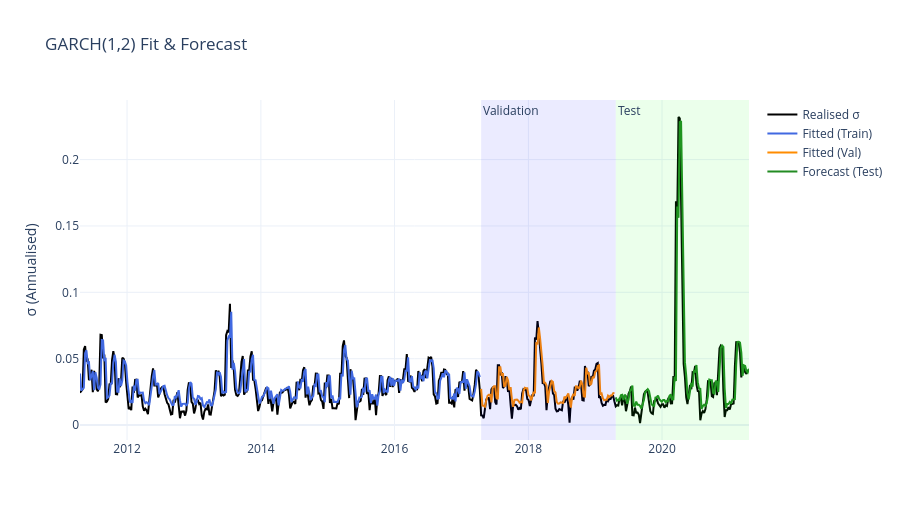

Write notebook code for a chart like this one.
### Code cell
# ===================================================================
# Rolling volatility (roll_vol): GARCH grid search + out-of-sample forecast
# Note: append new observations with their true timestamps
# ===================================================================

# 1) Split data into train / validation / test segments
dates = roll_vol.index
T     = len(roll_vol)
cut_tr = int(0.6 * T)
cut_va = int(0.8 * T)

σ_tr = roll_vol.iloc[:cut_tr]
σ_va = roll_vol.iloc[cut_tr:cut_va]
σ_te = roll_vol.iloc[cut_va:]

# scale by 100 for arch
sc_tr = σ_tr * 100
sc_va = σ_va * 100

# 2) Grid search over p, q <= 3 using validation RMSE
cands, rmse_va = [(p,q) for p in range(1,4) for q in range(1,4)], {}

for p,q in cands:
    preds = []
    hist  = sc_tr.copy()

    for dt, σ_next in sc_va.items():                     # loop over timestamps
        mdl = arch_model(hist, p=p, q=q, mean="Zero", vol="Garch", rescale=False)
        res = mdl.fit(disp="off")
        f   = res.forecast(horizon=1, reindex=False)
        σ_hat = np.sqrt(f.variance["h.1"].iloc[-1])      # still x100
        preds.append(σ_hat/100)                          # back to scale 1
        # append new observation using its true timestamp
        hist = pd.concat([hist, pd.Series([σ_next], index=[dt])])

    rmse_va[(p,q)] = np.sqrt(mean_squared_error(σ_va, preds))

best_p, best_q = min(rmse_va, key=rmse_va.get)
print(f"The Best GARCH configuration is : ({best_p},{best_q})  \n- RMSE on Validation Set = {rmse_va[(best_p,best_q)]:.4f}")

# 3) Refit on train+validation, then forecast the test segment
σ_fit = roll_vol.iloc[:cut_va]
sc_fit= σ_fit*100

final = arch_model(sc_fit, p=best_p, q=best_q, mean="Zero", vol="Garch", rescale=False)
res   = final.fit(disp="off")

σ_fit_full = res.conditional_volatility/100
σ_fit_tr, σ_fit_va = σ_fit_full.iloc[:cut_tr], σ_fit_full.iloc[cut_tr:]

# forecasts on test
pred_test = []
hist = sc_fit.copy()

for dt, σ_obs in (σ_te*100).items():
    res_t = arch_model(hist, p=best_p, q=best_q, mean="Zero", vol="Garch", rescale=False).fit(disp="off")
    f     = res_t.forecast(horizon=1, reindex=False)
    σ_hat = np.sqrt(f.variance["h.1"].iloc[-1])/100
    pred_test.append(σ_hat)
    hist  = pd.concat([hist, pd.Series([σ_obs], index=[dt])])

σ_pred_te = pd.Series(pred_test, index=σ_te.index)

# 4) Plot fitted and forecast volatility paths
fig = go.Figure()
fig.add_trace(go.Scatter(x=dates,          y=roll_vol,      name="Realised σ", line=dict(color="black")))
fig.add_trace(go.Scatter(x=σ_fit_tr.index, y=σ_fit_tr,      name="Fitted (Train)", line=dict(color="royalblue")))
fig.add_trace(go.Scatter(x=σ_fit_va.index, y=σ_fit_va,      name="Fitted (Val)",   line=dict(color="darkorange")))
fig.add_trace(go.Scatter(x=σ_te.index,     y=σ_pred_te,     name="Forecast (Test)",line=dict(color="forestgreen")))
fig.add_vrect(x0=dates[cut_tr], x1=dates[cut_va],
              fillcolor="rgba(0,0,255,0.08)", line_width=0,
              annotation_text="Validation", annotation_position="top left")
fig.add_vrect(x0=dates[cut_va], x1=dates[-1],
              fillcolor="rgba(0,255,0,0.08)", line_width=0,
              annotation_text="Test", annotation_position="top left")
fig.update_layout(title=f"GARCH({best_p},{best_q}) Fit & Forecast",
                  template="plotly_white", yaxis_title="σ (Annualised)",
                  hovermode="x unified", height=520)
fig.show()

### Figure 1 — Plotly figure (JSON) as saved in the notebook; plotly's stock layout.template omitted (floating-point values rounded to 4 significant figures; data arrays with more than 128 entries replaced by an {"elided": "..."} marker saying what was removed)
{"data": [{"line": {"color": "black"}, "name": "Realised σ", "type": "scatter", "x": {"elided": "523 str values"}, "y": {"elided": "523 float values"}}, {"line": {"color": "royalblue"}, "name": "Fitted (Train)", "type": "scatter", "x": {"elided": "313 str values"}, "y": {"elided": "313 float values"}}, {"line": {"color": "darkorange"}, "name": "Fitted (Val)", "type": "scatter", "x": ["2017-04-18T00:00:00", "2017-04-25T00:00:00", "2017-05-02T00:00:00", "2017-05-09T00:00:00", "2017-05-16T00:00:00", "2017-05-23T00:00:00", "2017-05-30T00:00:00", "2017-06-06T00:00:00", "2017-06-13T00:00:00", "2017-06-20T00:00:00", "2017-06-27T00:00:00", "2017-07-04T00:00:00", "2017-07-11T00:00:00", "2017-07-18T00:00:00", "2017-07-25T00:00:00", "2017-08-01T00:00:00", "2017-08-08T00:00:00", "2017-08-15T00:00:00", "2017-08-22T00:00:00", "2017-08-29T00:00:00", "2017-09-05T00:00:00", "2017-09-12T00:00:00", "2017-09-19T00:00:00", "2017-09-26T00:00:00", "2017-10-03T00:00:00", "2017-10-10T00:00:00", "2017-10-17T00:00:00", "2017-10-24T00:00:00", "2017-10-31T00:00:00", "2017-11-07T00:00:00", "2017-11-14T00:00:00", "2017-11-21T00:00:00", "2017-11-28T00:00:00", "2017-12-05T00:00:00", "2017-12-12T00:00:00", "2017-12-19T00:00:00", "2017-12-26T00:00:00", "2018-01-02T00:00:00", "2018-01-09T00:00:00", "2018-01-16T00:00:00", "2018-01-23T00:00:00", "2018-01-30T00:00:00", "2018-02-06T00:00:00", "2018-02-13T00:00:00", "2018-02-20T00:00:00", "2018-02-27T00:00:00", "2018-03-06T00:00:00", "2018-03-13T00:00:00", "2018-03-20T00:00:00", "2018-03-27T00:00:00", "2018-04-03T00:00:00", "2018-04-10T00:00:00", "2018-04-17T00:00:00", "2018-04-24T00:00:00", "2018-05-01T00:00:00", "2018-05-08T00:00:00", "2018-05-15T00:00:00", "2018-05-22T00:00:00", "2018-05-29T00:00:00", "2018-06-05T00:00:00", "2018-06-12T00:00:00", "2018-06-19T00:00:00", "2018-06-26T00:00:00", "2018-07-03T00:00:00", "2018-07-10T00:00:00", "2018-07-17T00:00:00", "2018-07-24T00:00:00", "2018-07-31T00:00:00", "2018-08-07T00:00:00", "2018-08-14T00:00:00", "2018-08-21T00:00:00", "2018-08-28T00:00:00", "2018-09-04T00:00:00", "2018-09-11T00:00:00", "2018-09-18T00:00:00", "2018-09-25T00:00:00", "2018-10-02T00:00:00", "2018-10-09T00:00:00", "2018-10-16T00:00:00", "2018-10-23T00:00:00", "2018-10-30T00:00:00", "2018-11-06T00:00:00", "2018-11-13T00:00:00", "2018-11-20T00:00:00", "2018-11-27T00:00:00", "2018-12-04T00:00:00", "2018-12-11T00:00:00", "2018-12-18T00:00:00", "2018-12-25T00:00:00", "2019-01-01T00:00:00", "2019-01-08T00:00:00", "2019-01-15T00:00:00", "2019-01-22T00:00:00", "2019-01-29T00:00:00", "2019-02-05T00:00:00", "2019-02-12T00:00:00", "2019-02-19T00:00:00", "2019-02-26T00:00:00", "2019-03-05T00:00:00", "2019-03-12T00:00:00", "2019-03-19T00:00:00", "2019-03-26T00:00:00", "2019-04-02T00:00:00", "2019-04-09T00:00:00", "2019-04-16T00:00:00"], "y": [0.02734, 0.01466, 0.01459, 0.01386, 0.01848, 0.02213, 0.0229, 0.0229, 0.01708, 0.02805, 0.02926, 0.02928, 0.02053, 0.0194, 0.04354, 0.04356, 0.03701, 0.03911, 0.02888, 0.02988, 0.03636, 0.03354, 0.02642, 0.02856, 0.0193, 0.01377, 0.01901, 0.01927, 0.0192, 0.01846, 0.01684, 0.01759, 0.01703, 0.0255, 0.02817, 0.02782, 0.02783, 0.02237, 0.02178, 0.01862, 0.02204, 0.02502, 0.02398, 0.06232, 0.06076, 0.07352, 0.06523, 0.05718, 0.04488, 0.03198, 0.03187, 0.02979, 0.01663, 0.02527, 0.03023, 0.03327, 0.03253, 0.0256, 0.02454, 0.01731, 0.01617, 0.01625, 0.01712, 0.01673, 0.01659, 0.02132, 0.02031, 0.02204, 0.02393, 0.01918, 0.01312, 0.02109, 0.02359, 0.02194, 0.02922, 0.02917, 0.02725, 0.0291, 0.03352, 0.03068, 0.02169, 0.02151, 0.04313, 0.03887, 0.03906, 0.0301, 0.03117, 0.0364, 0.03535, 0.04002, 0.04081, 0.04448, 0.04501, 0.02291, 0.02378, 0.02018, 0.0187, 0.01915, 0.01913, 0.02213, 0.02113, 0.02236, 0.0223, 0.02403, 0.02408]}, {"line": {"color": "forestgreen"}, "name": "Forecast (Test)", "type": "scatter", "x": ["2019-04-23T00:00:00", "2019-04-30T00:00:00", "2019-05-07T00:00:00", "2019-05-14T00:00:00", "2019-05-21T00:00:00", "2019-05-28T00:00:00", "2019-06-04T00:00:00", "2019-06-11T00:00:00", "2019-06-18T00:00:00", "2019-06-25T00:00:00", "2019-07-02T00:00:00", "2019-07-09T00:00:00", "2019-07-16T00:00:00", "2019-07-23T00:00:00", "2019-07-30T00:00:00", "2019-08-06T00:00:00", "2019-08-13T00:00:00", "2019-08-20T00:00:00", "2019-08-27T00:00:00", "2019-09-03T00:00:00", "2019-09-10T00:00:00", "2019-09-17T00:00:00", "2019-09-24T00:00:00", "2019-10-01T00:00:00", "2019-10-08T00:00:00", "2019-10-15T00:00:00", "2019-10-22T00:00:00", "2019-10-29T00:00:00", "2019-11-05T00:00:00", "2019-11-12T00:00:00", "2019-11-19T00:00:00", "2019-11-26T00:00:00", "2019-12-03T00:00:00", "2019-12-10T00:00:00", "2019-12-17T00:00:00", "2019-12-24T00:00:00", "2019-12-31T00:00:00", "2020-01-07T00:00:00", "2020-01-14T00:00:00", "2020-01-21T00:00:00", "2020-01-28T00:00:00", "2020-02-04T00:00:00", "2020-02-11T00:00:00", "2020-02-18T00:00:00", "2020-02-25T00:00:00", "2020-03-03T00:00:00", "2020-03-10T00:00:00", "2020-03-17T00:00:00", "2020-03-24T00:00:00", "2020-03-31T00:00:00", "2020-04-07T00:00:00", "2020-04-14T00:00:00", "2020-04-21T00:00:00", "2020-04-28T00:00:00", "2020-05-05T00:00:00", "2020-05-12T00:00:00", "2020-05-19T00:00:00", "2020-05-26T00:00:00", "2020-06-02T00:00:00", "2020-06-09T00:00:00", "2020-06-16T00:00:00", "2020-06-23T00:00:00", "2020-06-30T00:00:00", "2020-07-07T00:00:00", "2020-07-14T00:00:00", "2020-07-21T00:00:00", "2020-07-28T00:00:00", "2020-08-04T00:00:00", "2020-08-11T00:00:00", "2020-08-18T00:00:00", "2020-08-25T00:00:00", "2020-09-01T00:00:00", "2020-09-08T00:00:00", "2020-09-15T00:00:00", "2020-09-22T00:00:00", "2020-09-29T00:00:00", "2020-10-06T00:00:00", "2020-10-13T00:00:00", "2020-10-20T00:00:00", "2020-10-27T00:00:00", "2020-11-03T00:00:00", "2020-11-10T00:00:00", "2020-11-17T00:00:00", "2020-11-24T00:00:00", "2020-12-01T00:00:00", "2020-12-08T00:00:00", "2020-12-15T00:00:00", "2020-12-22T00:00:00", "2020-12-29T00:00:00", "2021-01-05T00:00:00", "2021-01-12T00:00:00", "2021-01-19T00:00:00", "2021-01-26T00:00:00", "2021-02-02T00:00:00", "2021-02-09T00:00:00", "2021-02-16T00:00:00", "2021-02-23T00:00:00", "2021-03-02T00:00:00", "2021-03-09T00:00:00", "2021-03-16T00:00:00", "2021-03-23T00:00:00", "2021-03-30T00:00:00", "2021-04-06T00:00:00", "2021-04-13T00:00:00", "2021-04-20T00:00:00"], "y": [0.02092, 0.01838, 0.01896, 0.01879, 0.02252, 0.02281, 0.01881, 0.02285, 0.02184, 0.0161, 0.01908, 0.02532, 0.02678, 0.02974, 0.01466, 0.01445, 0.01767, 0.01538, 0.01534, 0.01446, 0.01242, 0.0156, 0.01885, 0.02486, 0.02651, 0.02714, 0.02564, 0.01942, 0.01567, 0.01472, 0.01438, 0.02079, 0.02104, 0.02223, 0.0195, 0.01856, 0.0176, 0.01893, 0.01894, 0.01717, 0.01832, 0.01796, 0.02219, 0.02315, 0.01938, 0.01938, 0.03657, 0.03316, 0.1646, 0.1562, 0.2283, 0.229, 0.1679, 0.08229, 0.04743, 0.03742, 0.02356, 0.0193, 0.02659, 0.03178, 0.02892, 0.04067, 0.04024, 0.04528, 0.03236, 0.02768, 0.02738, 0.01222, 0.01434, 0.01536, 0.01445, 0.01642, 0.02193, 0.03434, 0.03403, 0.03383, 0.02422, 0.02371, 0.03337, 0.03256, 0.02491, 0.04388, 0.05806, 0.05997, 0.05883, 0.02771, 0.0129, 0.01589, 0.01585, 0.01741, 0.01614, 0.01914, 0.01926, 0.01952, 0.04542, 0.06269, 0.0628, 0.06222, 0.05456, 0.03714, 0.04502, 0.04457, 0.04073, 0.03962, 0.0424]}], "layout": {"annotations": [{"showarrow": false, "text": "Validation", "x": "2017-04-18T00:00:00", "xanchor": "left", "xref": "x", "y": 1, "yanchor": "top", "yref": "y domain"}, {"showarrow": false, "text": "Test", "x": "2019-04-23T00:00:00", "xanchor": "left", "xref": "x", "y": 1, "yanchor": "top", "yref": "y domain"}], "height": 520, "hovermode": "x unified", "shapes": [{"fillcolor": "rgba(0,0,255,0.08)", "line": {"width": 0}, "type": "rect", "x0": "2017-04-18T00:00:00", "x1": "2019-04-23T00:00:00", "xref": "x", "y0": 0, "y1": 1, "yref": "y domain"}, {"fillcolor": "rgba(0,255,0,0.08)", "line": {"width": 0}, "type": "rect", "x0": "2019-04-23T00:00:00", "x1": "2021-04-20T00:00:00", "xref": "x", "y0": 0, "y1": 1, "yref": "y domain"}], "title": {"text": "GARCH(1,2) Fit & Forecast"}, "yaxis": {"title": {"text": "σ (Annualised)"}}}}
